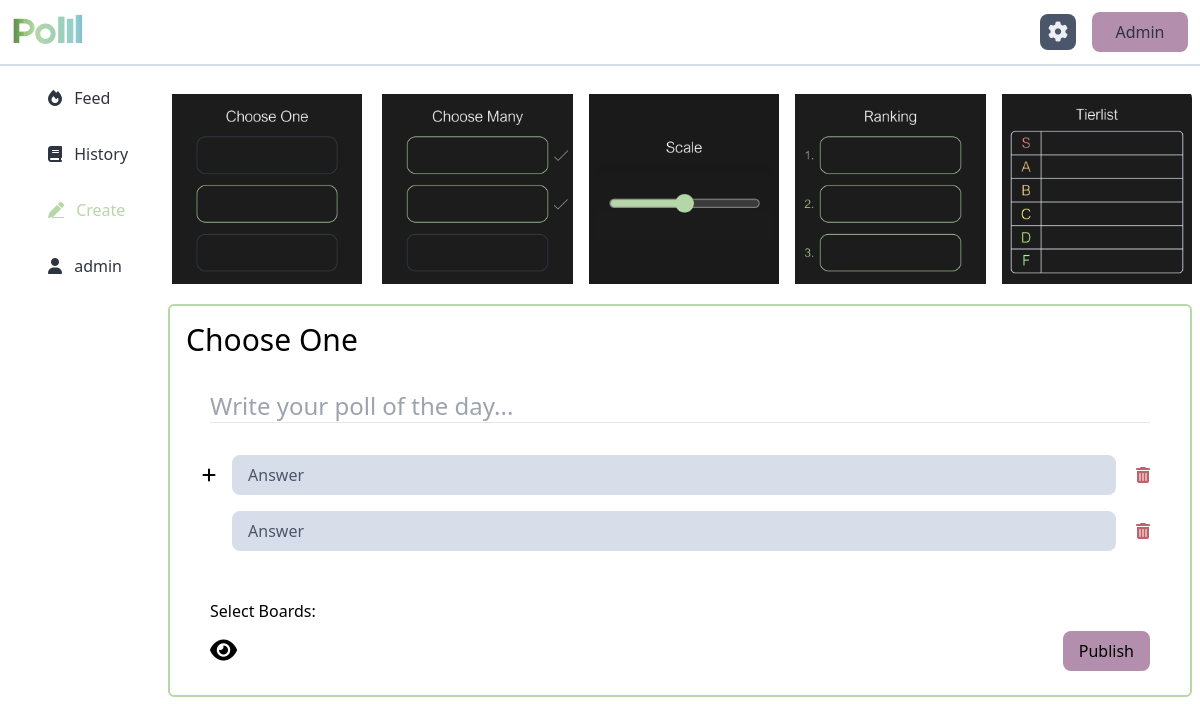
Before: /create (signed in) with the older database file.
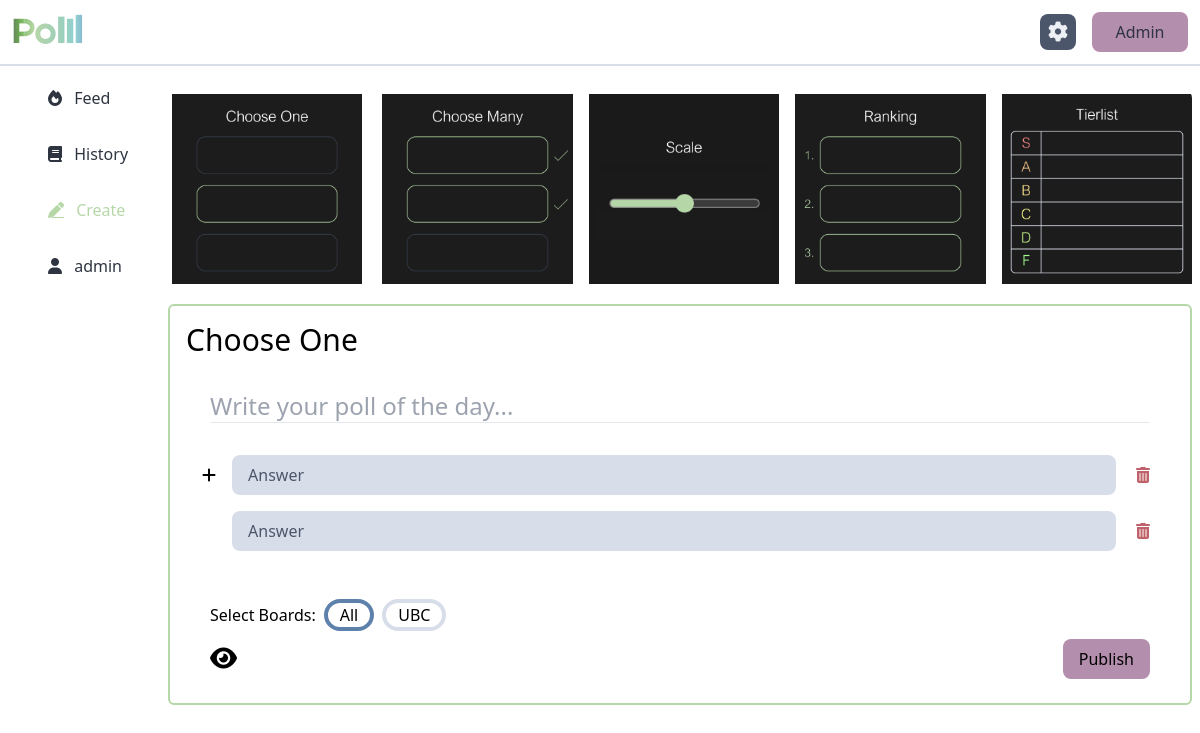
After: the same page with the newer database file.
### tables this page shows
CREATE TABLE user (
	id INTEGER PRIMARY KEY, 
	username TEXT NOT NULL, 
	email TEXT UNIQUE NOT NULL, 
	account_created DATETIME NOT NULL, 
	last_online DATETIME NOT NULL, 
  last_poll_created DATETIME,
  next_poll_allowed DATETIME,
  is_muted BOOLEAN NOT NULL CHECK (is_muted IN (0, 1)), 
  is_banned BOOLEAN NOT NULL CHECK (is_banned IN (0, 1))
);

CREATE TABLE board (
  id INTEGER PRIMARY KEY,
  name TEXT NOT NULL
);

### polll/home.py (the view)
@home.route("/create")
@requires_auth
def create():
    db = get_db()
    cur = db.cursor()
    query = """
    SELECT *
    FROM user
    WHERE email=?
    """
    user = cur.execute(query, (session["user"]["email"],)).fetchone()
    cooldown = on_cooldown(user)
    query = "SELECT * FROM board"
    boards = [dict(b) for b in cur.execute(query).fetchall()]
    session["admin"] = False
    session["tab"] = "create"
    session["on_cooldown"] = cooldown
    return render_template("home/create.html", session=session, boards=boards)

### polll/auth.py (called while the page is built)
def requires_auth(f):
    @wraps(f)
    def decorated(*args, **kwargs):
        if not session.get("user"):
            return redirect(url_for('home.index'))
        return f(*args, **kwargs)
    return decorated

### polll/db.py (called while the page is built)
def get_db():
    if "db" not in g:
        g.db = sqlite3.connect(
            current_app.config["DATABASE"],
            detect_types=sqlite3.PARSE_DECLTYPES
        )
        g.db.row_factory = sqlite3.Row
    return g.db

### polll/utils.py (called while the page is built)
def on_cooldown(user_dict):
    next_poll_allowed = user_dict["next_poll_allowed"]
    if next_poll_allowed:
        next_poll_time = datetime.strptime(
            next_poll_allowed,
            '%Y-%m-%d %H:%M:%S'
        )
        return datetime.utcnow() < next_poll_time
    return False

### polll/templates/home/create.html
{% extends "home/home.html" %}
{% block home_content %}
  <div class="rounded-lg overflow-hidden" id="create-card">
    {% include "home/create-card.html" %}
  </div>
{% endblock %}

### polll/templates/home/home.html (shortened to what this page needs)
{% extends "base.html" %}
{% block body %}
<main id="main" class="relative min-h-screen">
  <div class="w-screen h-screen flex flex-col dark:text-nord-4 dark:bg-gradient-to-t dark:from-grad-start dark:to-grad-end pb-10 md:pb-0">
    {% include "navbar.html" %}
    <div class="flex overflow-hidden flex-row grow md:pt-4">
      <div class="hidden p-2 md:flex md:justify-center md:px-8 select-none">
          <div class="flex flex-col overflow-hidden items-start h-full min-w-max">
            {{ macs.buttons() }}
          </div>
      </div>
      <div id="home-content" class="w-full overflow-auto p-2 no-scrollbar select-none">
        {% block home_content %}{% endblock %}
      </div>
    </div>
</main>
{% endblock %}

### polll/templates/base.html (shortened to what this page needs)
<!doctype html>
<head>
  <link href="{{ url_for('static', filename='output.css') }}" rel="stylesheet" />
  <link href="https://cdn.jsdelivr.net/npm/apexcharts@4.3.0/dist/apexcharts.min.css" rel="stylesheet">
  {% import 'macros.jinja' as macs %}
</head>
<html class="overflow-hidden overscroll-none">
  <body hx-boost="true" onload="add_notification_listener()">
    {% block body %}
    {% endblock %}
  </body>
</html>

### polll/templates/macros.jinja
{% macro buttons(showIcons=true, feed="visible", history="visible", create="visible", myPolls="visible") %}
<a class="{{feed}} text-nord-0 dark:text-polll-blue h-10 flex justify-center items-center pt-2 pb-2 md:pb-12 font-light" href="{{ url_for('home.feed') }}">
    <span class="{% if session.tab == 'feed' %} text-polll-green {% endif %}">
        <i class="ml-2 text-xl md:text-base fa-solid fa-fire px-2"></i>
        {% if showIcons %} Feed {% endif %}
    </span>
</a>
<a class="{{history}} text-nord-0 dark:text-polll-blue h-10 flex justify-center items-center pt-2 pb-2 md:pb-12 font-light" href="{{ url_for('home.history') }}">
    <span class="{% if session.tab == 'history' %} text-polll-green {% endif %}">
        <i class="ml-2 text-xl md:text-base fa-solid fa-book px-2"></i>
        {% if showIcons %} History {% endif %}
    </span>
</a>
<a class="{{create}} text-nord-0 dark:text-polll-blue h-10 flex justify-center items-center pt-2 pb-2 md:pb-12 font-light" href="{{ url_for('home.create') }}">
    <span class="{% if session.tab == 'create' %} text-polll-green {% endif %}">
        <i class="ml-2 text-xl md:text-base fa-solid fa-pen underline px-2"></i>
        {% if showIcons %} Create {% endif %}
    </span>
</a>
<a class="{{myPolls}} text-nord-0 dark:text-polll-blue h-10 flex justify-center items-center pt-2 pb-2 md:pb-12 font-light" href="{{ url_for('home.mypolls') }}">
    <span class="{% if session.tab == 'mypolls' %} text-polll-green {% endif %}">
        <i class="ml-2 text-xl md:text-base fa-solid fa-user px-2"></i>
        {% if showIcons %} {{session.user.username}} {% endif %}
    </span>
</a>
{% endmacro %}

### polll/templates/navbar.html
<div class="w-100% flex space-x-4 items-center border-b-2 border-nord-4 dark:border-nord-3 dark:bg-neutral-900 p-3 select-none">
  <a href="/">
    <img
      id="logo-icon-home"
      class="h-9"
      src="{{ url_for('static', filename='assets/logo-name-dark.svg') }}"
    />
  </a>
  {% if not session.admin %}
    <button
      class="!ml-auto bg-nord-3 text-nord-6 dark:bg-nord-4 dark:text-nord-0 rounded-lg w-9 h-9 flex justify-center items-center"
      hx-get="{{ url_for('home.open_settings') }}"
      hx-target="#settings"
      hx-swap="innerHTML"
      hx-on::after-request="open_settings();"
    >
      <i id="settings-icon" class="fas fa-gear text-xl cursor-pointer"></i>
    </button>
  {% endif %}
  {% if session.user.email == "admin@polll.org" %}
    {% if session.admin %}
      <a class="!ml-auto bg-nord-15 text-nord-0 rounded-lg w-24 h-10 flex justify-center items-center" href="{{ url_for('home.feed') }}">
        Home
      </a>
    {% else %}
      <a class="bg-nord-15 text-nord-0 rounded-lg w-24 h-10 flex justify-center items-center" href="{{ url_for('admin.users') }}">
        Admin
      </a>
    {% endif %}
  {% endif %}
</div>

### polll/templates/home/create-card.html (shortened to what this page needs)
{% if not session.on_cooldown %}
<div class="flex flex-col h-full space-y-4 pb-2">
  <div class="flex flex-row justify space-x-4">
    <label class="rounded-md dark:border-4 border-polll-blue m-1 has-[:checked]:border-polll-green" title="Choose One">
      <img class="min-w-10" src="../../static/assets/choose-one.png"/>
    </label>
    <label class="rounded-md dark:border-4 border-polll-blue m-1 has-[:checked]:border-polll-green" title="Choose Many">
      <img class="min-w-10" src="../../static/assets/choose-many.png"/>
    </label>
    <label class="rounded-md dark:border-4 border-polll-blue m-1 has-[:checked]:border-polll-green" title="Scale">
      <img class="min-w-10" src="../../static/assets/scale.png"/>
    </label>
    <label class="rounded-md dark:border-4 border-polll-blue m-1 has-[:checked]:border-polll-green" title="Ranking">
      <img class="min-w-10" src="../../static/assets/ranking.png"/>
    </label>
    <label class="rounded-md dark:border-4 border-polll-blue m-1 has-[:checked]:border-polll-green" title="Tier List">
      <img class="min-w-10" src="../../static/assets/tier-list.png"/>
    </label>
  </div>
  <div class="flex flex-col grow border-2 border-polll-green rounded-md">
    <div id="question-lbl" class="px-4 pt-4 text-3xl">
      Choose One
    </div>
    <div class="px-10 pt-8 text-2xl">
      <input class="poll-create bg-transparent dark:text-white w-11/12 focus:outline-none font-light"
        autocomplete="off"
        name="poll_question"
        placeholder="Write your poll of the day..."
      />
      <hr>
    </div>
    <div class="grow p-8">
      <div id="multiple-ans" class="flex flex-col justify-center">
        <div id="ans-types" class="unhidden">
          <div id="answer-editor" class="flex flex-row">
            <button id="answer-add"
              class="h-10 cursor-default"
              hx-get="{{ url_for('home.create_answer') }}"
              hx-swap="beforeend"
              hx-target="#answer-list"
            >
              <i class="fa fa-plus"></i>
            </button>
            <div id="answer-list" class="flex flex-col grow">
              {% include "home/create-answer.html" %}
              {% include "home/create-answer.html" %}
            </div>
          </div>
        </div>
      </div>
    </div>
    <div class="flex flex-row items-center mt-auto px-10 pb-2">
      <span class="mr-2">Select Boards:</span>
      {% for board in boards %}
        <label class="rounded-2xl px-3 mr-2 h-8 border-4 border-nord-4 hover:dark:bg-nord-0 has-[:checked]:border-nord-10 {% if board.name == 'All' %}border-nord-10{% endif %}">
          {{ board.name }}
        </label>
      {% endfor %}
    </div>
    <div class="flex flex-row items-center px-10 pb-6">
      <span class="opacity-100 peer-checked:opacity-0 absolute justify-center items-center">
        <i class="text-2xl fa-solid fa-eye"></i>
      </span>
      <button class="rounded-lg bg-nord-15 text-black py-2 px-4 ml-auto"
        hx-get="{{ url_for('home.create_poll') }}"
        hx-target="#create-card"
        hx-swap="innerHTML"
        hx-include=".poll-create"
        hx-confirm="Once you create a poll, you won't be able to change it. Continue?"
      >
        <p class="font-light">Publish</p>
      </button>
    </div>
  </div>
</div>
{% endif %}
</div>

### polll/templates/home/create-answer.html
<div class="flex flex-row space-x-3 grow pl-4 pb-4 cursor-default">
  <input class="poll-create grow h-10 font-light rounded-lg py-2 px-4 bg-nord-4 text-nord-0 dark:bg-nord-0 dark:text-nord-6 hover:border-2 hover:border-nord-0 hover:dark:border-nord-4 placeholder:text-nord-3 placeholder:dark:text-nord-4"
    placeholder="Answer"
    name="poll_answer"
    autocomplete="off"
    autofocus
  />
  <button
    id="remove-ans-btn"
    class="px-2 cursor-default"
    onclick="remove_poll_answer(this)"
  >
    <i class="fa fa-trash text-nord-11"></i>
  </button>
</div>

Changed rows visible on the page:
added board: name "All"
added board: name "UBC"
